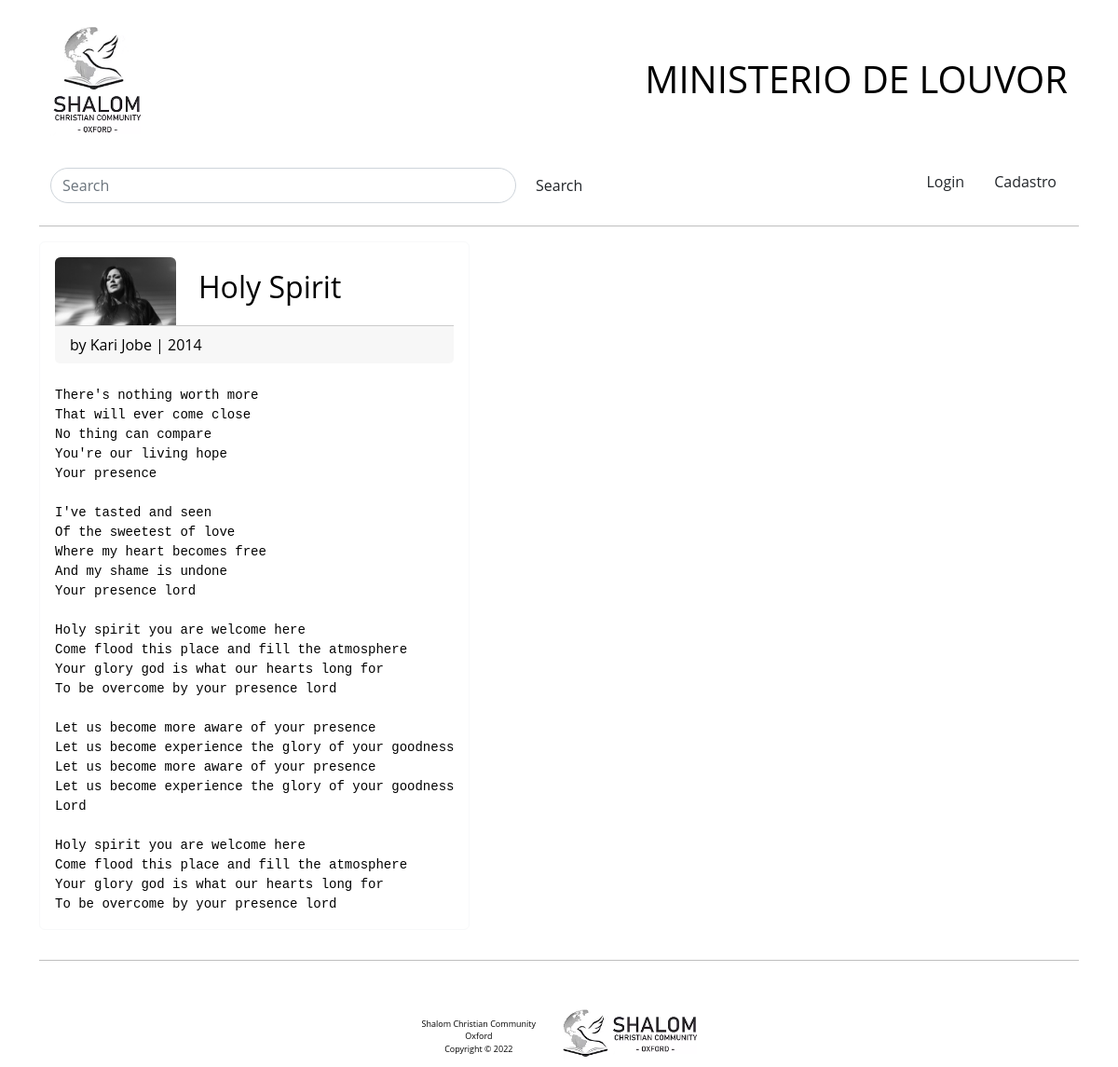
Page /6 on the earlier database version.
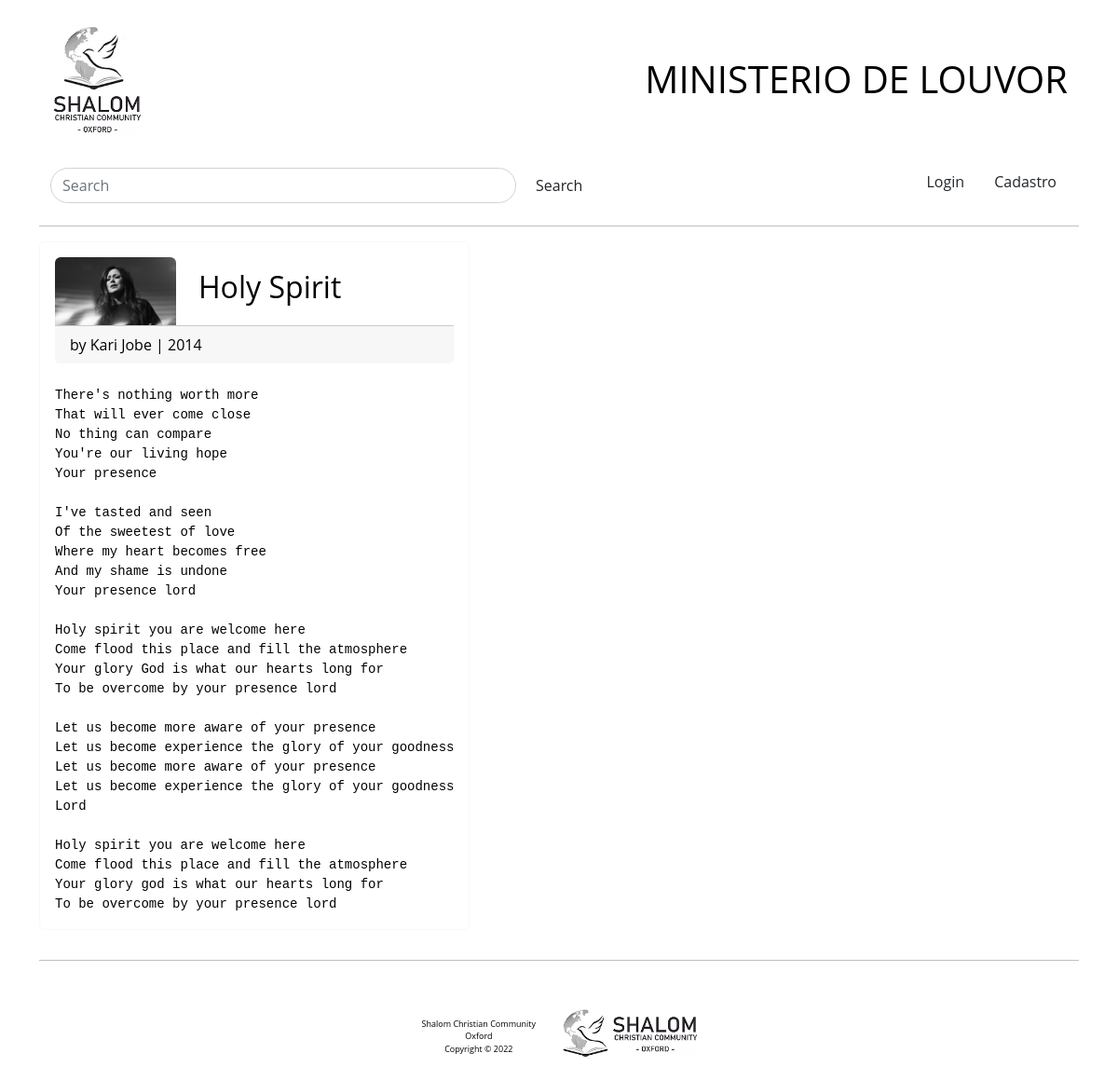
Same page on the later database version.
### louvor/models.py (models this page shows)
class Musica(models.Model):
    titulo_musica = models.CharField(max_length=200)
    nome_artista = models.ForeignKey(Artista, on_delete=models.CASCADE)
    release_year = models.IntegerField()
    lyrics = models.TextField()
    data_musica = models.DateField(default=datetime.now, blank=True)

### artista/models.py (models this page shows)
class Artista(models.Model):
    nome_artista = models.CharField(max_length=200)
    artista_pic = models.ImageField(blank=True, upload_to='cover_pic')
    def __str__(self) -> str:
        return self.nome_artista

### louvor/views.py (the view)
# urls.py: path('<int:musica_id>', views.musica, name='musica'),
def musica(request, musica_id):
    musica = get_object_or_404(Musica, pk=musica_id)
    musica_a_exibir = {
        'musica': musica
    }
    return render(request, 'musica.html', musica_a_exibir )

### louvor/templates/musica.html (shortened to what this page needs)
{% extends 'base.html' %}
{% load static %}
{% block content %}
    <main>
        <div class="container d-flex  justify-content-space-between">
            <div class="card border-light mb-3" style="max-width:900px; gap:20px;">
                <div class="card-body ">
                    <div class="card border-0">
                        <div class="d-flex align-items-center">
                        <img src="{{ musica.nome_artista.artista_pic.url }}" class="rounded-top " style="max-width: 130px;" alt="Foto do Artista">
                        <h2 class="card-title mx-4 me-8">{{musica.titulo_musica}}</h2><br>
                        </div>
                        <div class="card-footer">by {{musica.nome_artista}} | {{musica.release_year}} </div>
                        </div><br>
                    <pre class="card-text">{{musica.lyrics}}</pre>
                </div>
            </div>
        </div>
    </main>
{% endblock %}

Differences in the rows shown:
changed Musica "Holy Spirit": lyrics "…the atmosphere Your glory god is what our hearts…" → "…the atmosphere Your glory God is what our hearts…"
